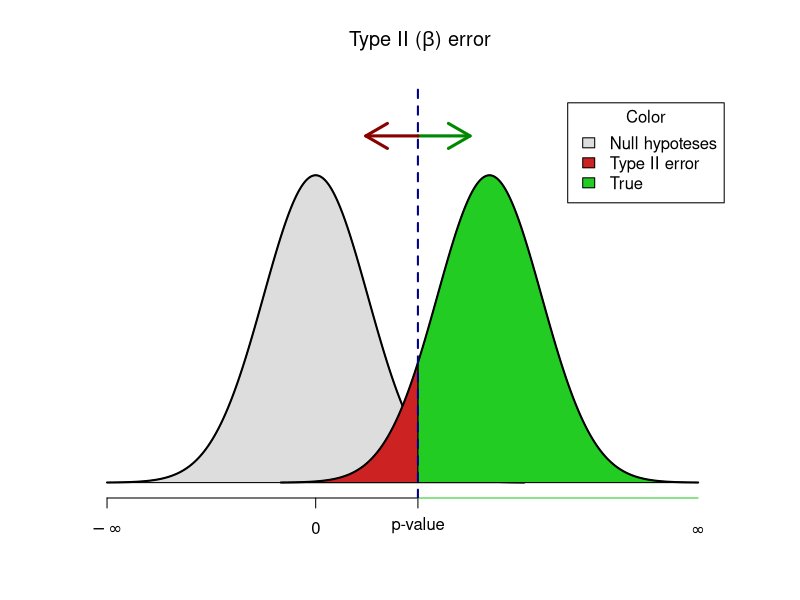

Write the R code that produced this figure.
x <- seq(-4, 4, length=1000)
hx <- dnorm(x, mean=0, sd=1)

plot(x, hx, type="n", xlim=c(-4, 8), ylim=c(0, 0.5), 
     ylab = "",
     xlab = "",
     main= expression(paste("Type II (", beta, ") error")), axes=FALSE)
axis(1, at = c(-qnorm(.025), 0, -4), 
     labels = expression("p-value", 0, -infinity ))

shift = qnorm(1-0.025, mean=0, sd=1)*1.7
xfit2 <- x + shift
yfit2 <- dnorm(xfit2, mean=shift, sd=1)

# Print null hypothesis area
col_null = "#DDDDDD"
polygon(c(min(x), x,max(x)), c(0,hx,0), col=col_null)
lines(x, hx, lwd=2)

# The alternative hypothesis area

## The red - underpowered area
lb <- min(xfit2)
ub <- round(qnorm(.975),2)
col1 = "#CC2222"

i <- xfit2 >= lb & xfit2 <= ub
polygon(c(lb,xfit2[i],ub), c(0,yfit2[i],0), col=col1)

## The green area where the power is
col2 = "#22CC22"
i <- xfit2 >= ub
polygon(c(ub,xfit2[i],max(xfit2)), c(0,yfit2[i],0), col=col2)

# Outline the alternative hypothesis
lines(xfit2, yfit2, lwd=2)

axis(1, at = (c(ub, max(xfit2))), labels=c("", expression(infinity)), 
     col=col2, lwd=1, lwd.tick=FALSE)


legend("topright", inset=.05, title="Color",
       c("Null hypoteses","Type II error", "True"), fill=c(col_null, col1, col2), horiz=FALSE)

abline(v=ub, lwd=2, col="#000088", lty="dashed")

arrows(ub, 0.45, ub+1, 0.45, lwd=3, col="#008800")
arrows(ub, 0.45, ub-1, 0.45, lwd=3, col="#880000")